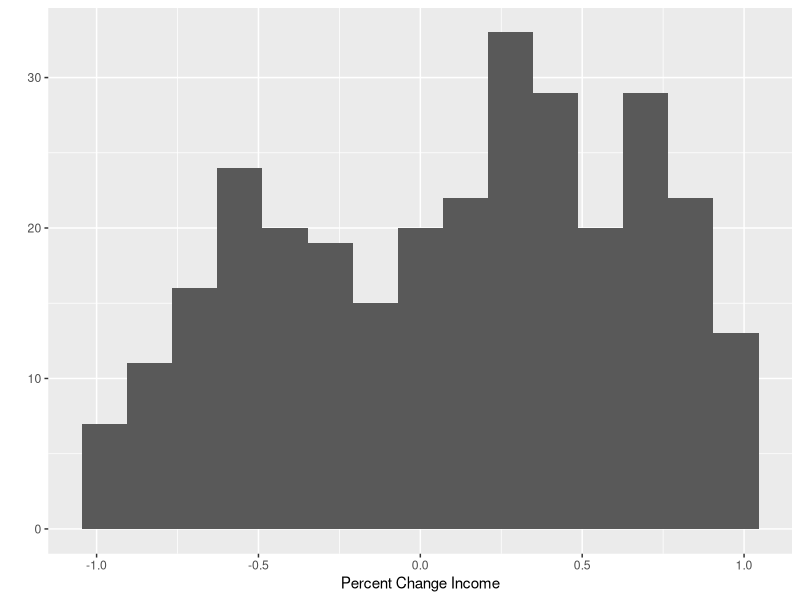

Recreate this plot in R.
## ---- chunk 1
library(tidyverse)
## ---- chunk 2

set.seed(6191)

others <- runif(150, -1,1)
dads <- runif(100, 0,1)
moms <- runif(50, -1, 0)

mydata <- data.frame(Gender = c(sample(c('Men', 'Women'),150, replace = T),
                                rep('Men', 100), 
                                rep('Women', 50)),
                     ChangeIncome = c(others, dads, moms),
                     HadBaby = c(rep(F,150),rep(T,150)), 
                     LinkCourse = sample(c(T,F), 300, replace = T),
                     ZoomBackground = sample(c(T,F), 300, replace = T),
                     MushroomCoffee = sample(c(T,F), 300, replace = T)
                     )

qplot(mydata$ChangeIncome, xlab = 'Percent Change Income', bins = 15)

## ---- chunk 3

lmout <- lm(ChangeIncome ~ HadBaby + LinkCourse + ZoomBackground + MushroomCoffee,
            data = mydata)
summary(lmout)

## ---- chunk 4

mydata$weights <- c( rep(1,250), rep(2,50))

wlmout <- lm(ChangeIncome ~ HadBaby + LinkCourse + ZoomBackground + MushroomCoffee,
            data = mydata, weights = mydata$weights)
summary(wlmout)

